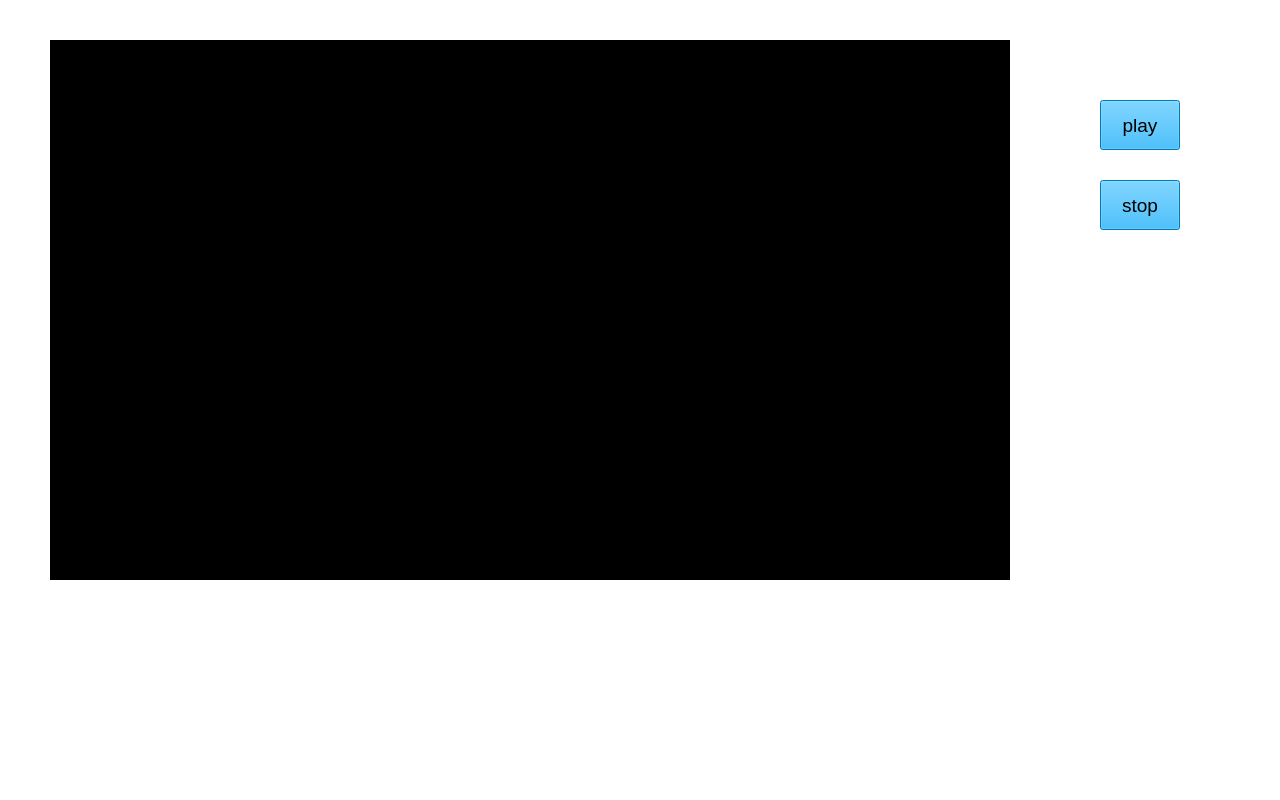
<?xml version="1.0" encoding="UTF-8"?>
<ui version="4.0">
 <class>MainWindow</class>
 <widget class="QMainWindow" name="MainWindow">
  <property name="geometry">
   <rect>
    <x>0</x>
    <y>0</y>
    <width>1280</width>
    <height>800</height>
   </rect>
  </property>
  <property name="windowTitle">
   <string>MainWindow</string>
  </property>
  <property name="styleSheet">
   <string notr="true">background-color: rgb(255, 255, 255);</string>
  </property>
  <widget class="QWidget" name="centralwidget">
   <widget class="VideoWidget" name="showArea" native="true">
    <property name="geometry">
     <rect>
      <x>50</x>
      <y>40</y>
      <width>960</width>
      <height>540</height>
     </rect>
    </property>
    <property name="minimumSize">
     <size>
      <width>960</width>
      <height>540</height>
     </size>
    </property>
    <property name="styleSheet">
     <string notr="true">background-color: rgb(0, 0, 0);</string>
    </property>
   </widget>
   <widget class="QPushButton" name="play8pauseBtn">
    <property name="geometry">
     <rect>
      <x>1100</x>
      <y>100</y>
      <width>80</width>
      <height>50</height>
     </rect>
    </property>
    <property name="minimumSize">
     <size>
      <width>80</width>
      <height>50</height>
     </size>
    </property>
    <property name="maximumSize">
     <size>
      <width>80</width>
      <height>50</height>
     </size>
    </property>
    <property name="font">
     <font>
      <pointsize>14</pointsize>
     </font>
    </property>
    <property name="styleSheet">
     <string notr="true">background-color: rgb(0, 170, 255);
color: rgb(0, 0, 0);</string>
    </property>
    <property name="text">
     <string>play</string>
    </property>
   </widget>
   <widget class="QPushButton" name="stopBtn">
    <property name="geometry">
     <rect>
      <x>1100</x>
      <y>180</y>
      <width>80</width>
      <height>50</height>
     </rect>
    </property>
    <property name="minimumSize">
     <size>
      <width>80</width>
      <height>50</height>
     </size>
    </property>
    <property name="maximumSize">
     <size>
      <width>80</width>
      <height>50</height>
     </size>
    </property>
    <property name="font">
     <font>
      <pointsize>14</pointsize>
     </font>
    </property>
    <property name="styleSheet">
     <string notr="true">background-color: rgb(0, 170, 255);
color: rgb(0, 0, 0);</string>
    </property>
    <property name="text">
     <string>stop</string>
    </property>
   </widget>
  </widget>
  <widget class="QMenuBar" name="menubar">
   <property name="geometry">
    <rect>
     <x>0</x>
     <y>0</y>
     <width>1280</width>
     <height>23</height>
    </rect>
   </property>
  </widget>
  <widget class="QStatusBar" name="statusbar"/>
 </widget>
 <customwidgets>
  <customwidget>
   <class>VideoWidget</class>
   <extends>QWidget</extends>
   <header>videowidget.h</header>
   <container>1</container>
  </customwidget>
 </customwidgets>
 <resources/>
 <connections/>
</ui>
